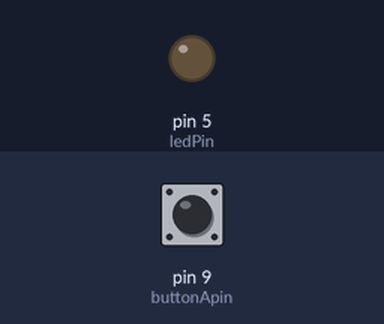
Recording of a sketch running on a simulated Arduino Uno, built with avr-gcc and run on an emulated ATmega328P. On the bench: output pins drawn as LEDs (lit = HIGH). The inputs (shaded band) are chosen by the test bench; at power-on: pin 9 (buttonApin) HIGH.

Above: at 1.2 s.
1.3 s: pin 9 (buttonApin) pulled LOW for 0.15 s
At 1.8 s:
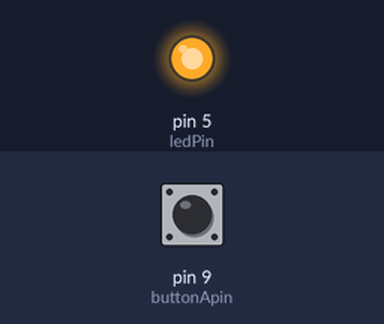
2.9 s: pin 9 (buttonApin) pulled LOW for 1 s
At 4.1 s:
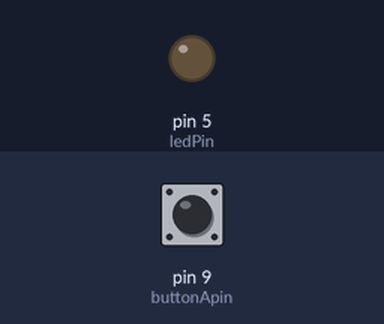
5.4 s: pin 9 (buttonApin) pulled LOW for 3.2 s
At 6.1 s:
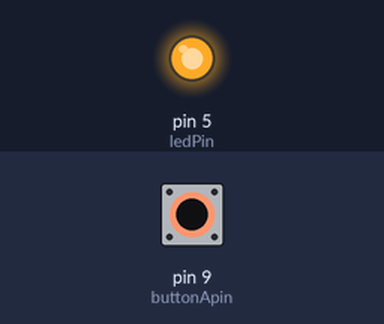
Timing chart, 0 to 8.4 s (numbered marks = the images above; inputs shaded):
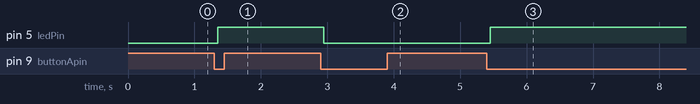

Measured:
- after the input at 1.3 s, pin 5 (ledPin): LOW → HIGH after 0.05 s
- after the input at 2.9 s, pin 5 (ledPin): HIGH → LOW after 0.05 s
- after the input at 5.4 s, pin 5 (ledPin): LOW → HIGH after 0.05 s

The sketch:

03.DIGITAL_INPUTS_Refactor.ino
```cpp
// *************************** v0.2 ***************************
int ledPin = 5;
int buttonApin = 9;

bool ledIsOn = false;
bool lastButtonReading = HIGH;
bool stableButtonState = HIGH;

unsigned long lastDebounceTime = 0;
const unsigned long debounceDelay = 50;

void setup()
{
  pinMode(ledPin, OUTPUT);
  pinMode(buttonApin, INPUT_PULLUP);
}

void loop()
{
  bool reading = digitalRead(buttonApin);

  if (reading != lastButtonReading)
  {
    lastDebounceTime = millis();
  }

  if ((millis() - lastDebounceTime) > debounceDelay)
  {
    if (reading != stableButtonState)
    {
      stableButtonState = reading;

      if (stableButtonState == LOW)
      {
        ledIsOn = !ledIsOn;
        digitalWrite(ledPin, ledIsOn ? HIGH : LOW);
      }
    }
  }

  lastButtonReading = reading;
}

/* // *************************** v0.1 ***************************
int ledPin = 5;
int buttonApin = 9;

bool ledIsOn = false;
bool lastButtonState = HIGH;

void setup()
{
  pinMode(ledPin, OUTPUT);
  pinMode(buttonApin, INPUT_PULLUP);
}

void loop()
{
  bool currentButtonState = digitalRead(buttonApin);

  if (lastButtonState == HIGH && currentButtonState == LOW)
  {
    ledIsOn = !ledIsOn;
    digitalWrite(ledPin, ledIsOn ? HIGH : LOW);
    delay(50);
  }

  lastButtonState = currentButtonState;
}
*/

/* // *************************** v0.0 ***************************
int ledPin = 5;
int buttonApin = 9;

bool ledIsOn = false;
bool isButtonPushed = false;

void setup()
{
  pinMode(ledPin, OUTPUT);
  pinMode(buttonApin, INPUT_PULLUP);
}

void loop()
{
  if (!isButtonPushed && digitalRead(buttonApin) == LOW)
  {
    isButtonPushed = true;
    ledIsOn = !ledIsOn;
    digitalWrite(ledPin, (ledIsOn ? HIGH : LOW));
    isButtonPushed = false;
    delay(100);
  }
}
*/
```
